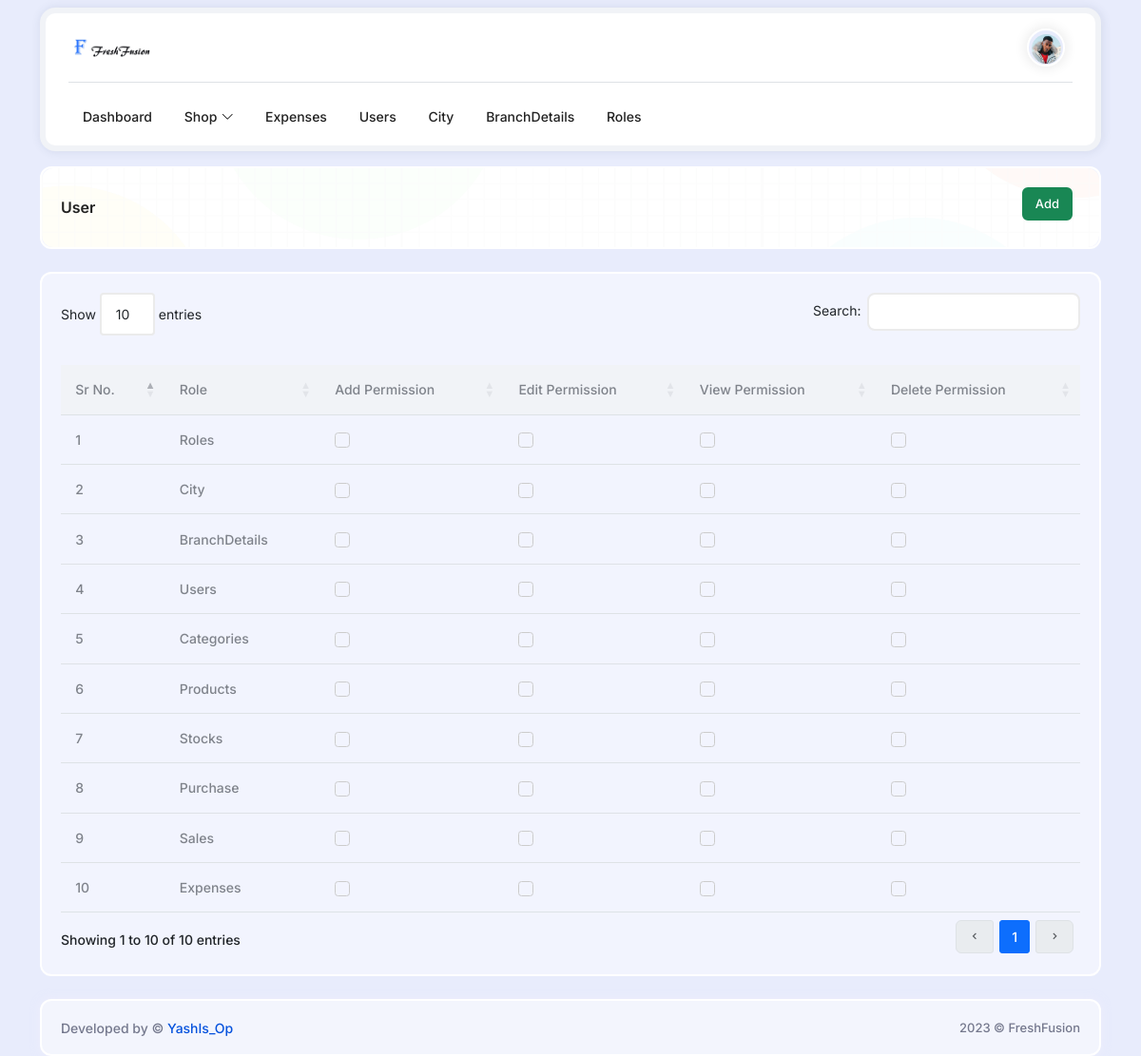
Screenshot of /pages/user/permission.php with the database file from the repository.
### tables this page shows
CREATE TABLE
    `Modules` (
        `Id` INT NOT NULL PRIMARY KEY AUTO_INCREMENT,
        `Name` VARCHAR(255) NOT NULL
    );

### includes/init.php (called while the page is built, shortened)
<?php
$connection = new PDO("mysql:host=localhost;port=3306;dbname=FreshFusion", "root", "");
function urlOf($path)
{
    return BASE_URL . '/' . $path;
}
function select($query, $params = null)
{
    global $connection;
    $statement = $connection->prepare($query);
    $statement->execute($params);
    $rows = $statement->fetchAll(PDO::FETCH_ASSOC);
    return $rows;
}

### pages/user/permission.php (the view, shortened to what this page needs)
<?php
require ('../../includes/init.php');
$modules = select("SELECT * FROM Modules");
$index = 0;
include pathOf('includes/header.php');
include pathOf('includes/navbar.php');
?>
<div class="main-content">
    <div class="content-wraper-area">
        <div class="data-table-area">
            <div class="container">
                <div class="row g-4">
                    <div class="col-12">
                        <div class="card">
                            <div class="card-body card-breadcrumb">
                                <div class="page-title-box d-flex align-items-center justify-content-between">
                                    <h4 class="mb-0">User</h4>
                                    <div class="page-title-right">
                                        <ol class="breadcrumb m-0">
                                            <li class="breadcrumb-item active"> <a href="./add"
                                                    class="btn btn-success mb-2 me-2">Add</a> </li>
                                        </ol>
                                    </div>
                                </div>
                            </div>
                        </div>
                    </div>
                    <div class="col-12">
                        <div class="card">
                            <div class="card-body">
                                <table id="selection-datatable" class="table dt-responsive nowrap w-100">
                                    <thead>
                                        <tr>
                                            <th>Sr No.</th>
                                            <th>Role</th>
                                            <th>Add Permission</th>
                                            <th>Edit Permission</th>
                                            <th>View Permission</th>
                                            <th>Delete Permission</th>
                                        </tr>
                                    </thead>
                                    <tbody>
                                        <?php foreach ($modules as $module): ?>
                                            <tr>
                                                <td><?= $index += 1 ?></td>
                                                <td><?= $module['Name'] ?></td>
                                                <td><input class="form-check-input me-1" type="checkbox" value=""
                                                        id="firstCheckbox"></td>
                                                <td><input class="form-check-input me-1" type="checkbox" value=""
                                                        id="firstCheckbox"></td>
                                                <td><input class="form-check-input me-1" type="checkbox" value=""
                                                        id="firstCheckbox"></td>
                                                <td><input class="form-check-input me-1" type="checkbox" value=""
                                                        id="firstCheckbox"></td>
                                            </tr>
                                        <?php endforeach; ?>
                                    </tbody>
                                </table>
                            </div>
                        </div>
                    </div>
                </div>
            </div>
        </div>
    </div>
    <?php
    include pathOf('includes/footer.php');
    ?>
    <?php
    include pathOf('includes/pageEnd.php');
    ?>

### includes/header.php (shortened to what this page needs)
<!doctype html>
<html lang="en">
<head>
    <link rel="stylesheet" href="<?= urlOf('assets/css/bootstrap.min.css'); ?>">
    <link rel="stylesheet" href="<?= urlOf('assets/css/classynav.css'); ?>">
    <link rel="stylesheet" href="<?= urlOf('assets/css/animate.css'); ?>">
    <link rel="stylesheet" href="<?= urlOf('assets/css/introjs.min.css'); ?>">
    <link rel="stylesheet" href="<?= urlOf('assets/css/dataTables.bootstrap5.min.css') ?>">
    <link rel="stylesheet" href="<?= urlOf('assets/css/buttons.bootstrap5.min.css') ?>">
    <link rel="stylesheet" href="<?= urlOf('assets/css/select.dataTables.min.css') ?>">
    <link rel="stylesheet" href="<?= urlOf('assets/css/select2.min.css') ?>">
    <link rel="stylesheet" href="<?= urlOf('assets/css/bootstrap-datepicker.min.css') ?>">
    <link rel="stylesheet" href="<?= urlOf('assets/css/spectrum.min.css') ?>">
    <link rel="stylesheet" href="<?= urlOf('assets/css/jquery.bootstrap-touchspin.css') ?>">
    <link rel="stylesheet" href="<?= urlOf('assets/style.css') ?>">
</head>
<body>

### includes/navbar.php (shortened to what this page needs)
<div class="flapt-page-wrapper">
    <div class="container">
        <header class="top-header-area top-menu-header">
            <div class="d-flex align-items-center justify-content-between">
                <div class="left-side-content-area d-flex align-items-center">
                    <div class="top-logo">
                        <a href="<?= urlOf('index.php') ?>"><img src="<?= urlOf('assets/img/core-img/logo1.jpg') ?>"
                                alt="Top Logo"></a>
                    </div>
                </div>
                <div class="right-side-navbar d-flex align-items-center justify-content-end">
                    <ul class="right-side-content d-flex align-items-center">
                        <li class="nav-item dropdown">
                            <button type="button" class="btn dropdown-toggle" data-bs-toggle="dropdown"
                                aria-haspopup="true" aria-expanded="false"><img
                                    src="<?= urlOf('assets/img/bg-img/person_1.jpg') ?>" alt=""></button>
                        </li>
                    </ul>
                </div>
            </div>
            <div class="border-top my-3"></div>
            <div class="classy-nav-container breakpoint-off">
                <nav class="classy-navbar justify-content-between" id="classyNav">
                    <div class="classy-menu">
                        <div class="classynav">
                            <ul>
                                <li><a href="<?= urlOf('index.php') ?>">Dashboard</a></li>
                                <li><a href="#">Shop</a>
                                </li>
                                <li><a href="<?= urlOf('pages/expenses') ?>">Expenses</a></li>
                                <li><a href="<?= urlOf('pages/user') ?>">Users</a></li>
                                <li><a href="<?= urlOf('pages/city') ?>">City</a></li>
                                <li><a href="<?= urlOf('pages/branchdetails') ?>">BranchDetails</a></li>
                                <li><a href="<?= urlOf('pages/role') ?>">Roles</a></li>
                            </ul>
                        </div>
                    </div>
                </nav>
            </div>
        </header>
    </div>

### includes/footer.php (shortened to what this page needs)
<div class="container">
    <div class="row">
        <div class="col-12">
            <footer class="footer-area d-sm-flex justify-content-center align-items-center justify-content-between">
                <div class="copywrite-text">
                    <p class="font-13">Developed by &copy; <a href="#">YashIs_Op</a></p>
                </div>
                <div class="fotter-icon text-center">
                    <p class="mb-0 font-13">2023 &copy; FreshFusion</p>
                </div>
            </footer>
        </div>
    </div>
</div>
</div>
</div>

### includes/pageEnd.php
</body>
</html>

### assets/css/classynav.css (style rules this page uses)
.classy-nav-container { position: relative; z-index: auto; background-color: #fff }
.classy-nav-container * { margin: 0; padding: 0; box-sizing: border-box }
.classy-nav-container a { -webkit-transition-duration: .5s; transition-duration: .5s; text-decoration: none; outline: 0; font-size: 14px; color: #232323; display: inline-block }
.justify-content-between { -webkit-box-pack: justify; -ms-flex-pack: justify; justify-content: space-between }
.justify-content-center { -webkit-box-pack: center; -ms-flex-pack: center; justify-content: center }
.classy-navbar { width: 100%; height: 80px; display: -webkit-box; display: -ms-flexbox; display: flex; -webkit-box-align: center; -ms-flex-align: center; -ms-grid-row-align: center; align-items: center }
.classynav ul li { display: inline-block; clear: both; position: inherit; z-index: 10 }
.classynav ul li.cn-dropdown-item, .classynav ul li.cn-dropdown-item ul li { position: relative; z-index: 10 }
.classynav ul li a { padding: 0 15px; display: block; height: 40px; font-size: 14px; line-height: 39px }
.classynav ul li.has-down>a:after, .classynav ul li.megamenu-item>a:after { font-family: classyfonts; content: "\e900"; font-size: 12px; color: #000; padding-left: 5px; -webkit-transition-duration: .5s; transition-duration: .5s }
.breakpoint-off .classynav { display: -webkit-box; display: -ms-flexbox; display: flex; -webkit-box-align: center; -ms-flex-align: center; -ms-grid-row-align: center; align-items: center }

### rows the page displays
modules: index "1", Name "Roles"
modules: index "2", Name "City"
modules: index "3", Name "BranchDetails"
modules: index "4", Name "Users"
modules: index "5", Name "Categories"
modules: index "6", Name "Products"
modules: index "7", Name "Stocks"
modules: index "8", Name "Purchase"
modules: index "9", Name "Sales"
modules: index "10", Name "Expenses"
